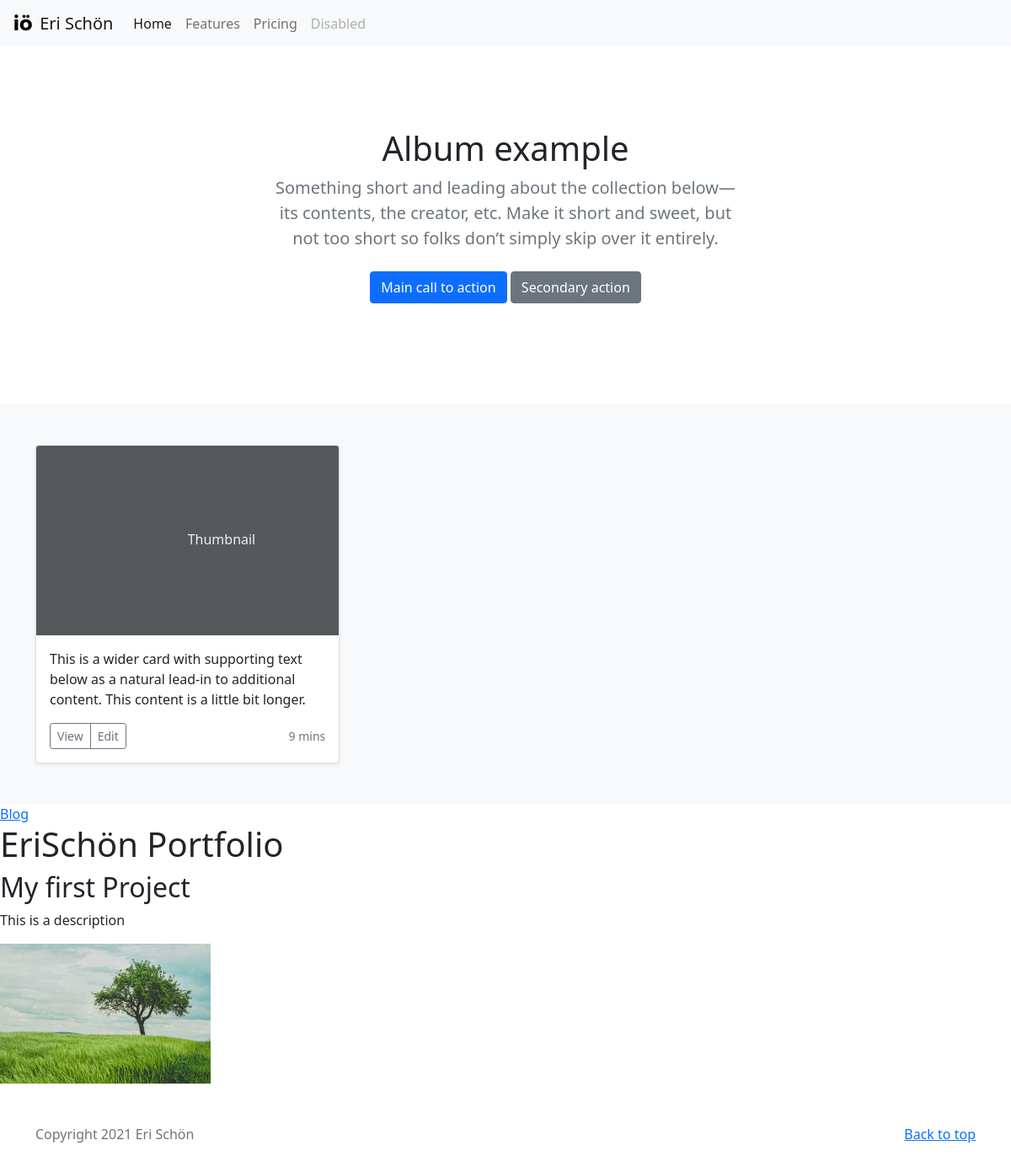
The app's page /, older data.
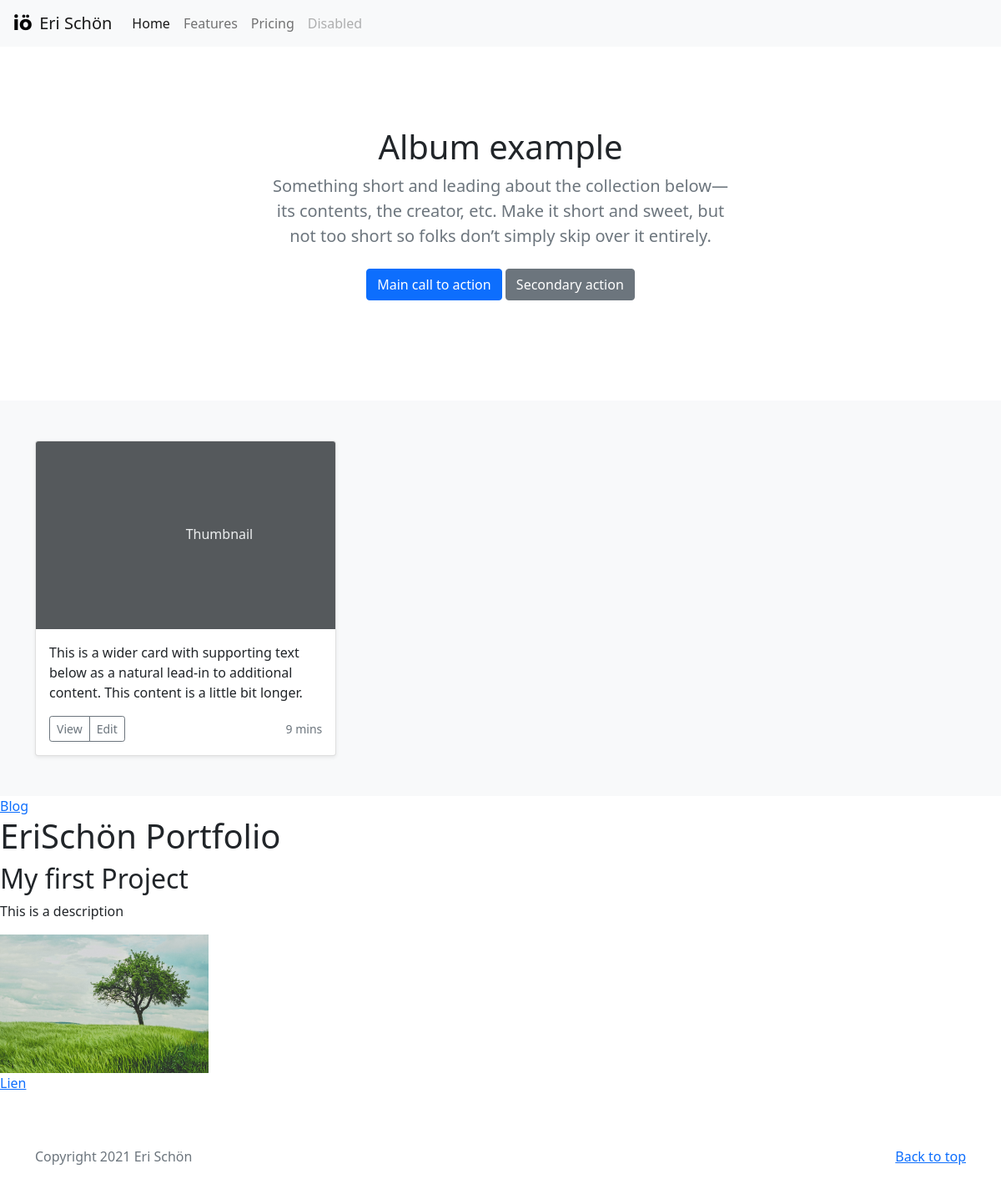
The same page, newer data.
### portfolio/models.py (models this page shows, shortened)
class Project(models.Model):
    title = models.CharField(max_length=100)
    description = models.CharField(max_length=250)
    image = models.ImageField(upload_to='portfolio/images/')
    url = models.URLField(blank=True)

### portfolio/views.py (the view)
# urls.py: 2. Add a URL to urlpatterns:  path('', views.home, name='home')
def home(request):
    projects = Project.objects.all()
    return render(request, "portfolio/home.html", {'projects': projects})

### portfolio/templates/portfolio/home.html
{% extends 'portfolio/base.html' %}
{% block content %}
{% load static %}
<main>
    <section class="py-5 text-center container">
      <div class="row py-lg-5">
        <div class="col-lg-6 col-md-8 mx-auto">
          <h1 class="fw-light">Album example</h1>
          <p class="lead text-muted">Something short and leading about the collection below—its contents, the creator, etc. Make it short and sweet, but not too short so folks don’t simply skip over it entirely.</p>
          <p>
            <a href="#" class="btn btn-primary my-2">Main call to action</a>
            <a href="#" class="btn btn-secondary my-2">Secondary action</a>
          </p>
        </div>
      </div>
    </section>
    <div class="album py-5 bg-light">
      <div class="container">
        <div class="row row-cols-1 row-cols-sm-2 row-cols-md-3 g-3">
          <div class="col">
            <div class="card shadow-sm">
              <svg class="bd-placeholder-img card-img-top" width="100%" height="225" xmlns="http://www.w3.org/2000/svg" role="img" aria-label="Placeholder: Thumbnail" preserveAspectRatio="xMidYMid slice" focusable="false"><title>Placeholder</title><rect width="100%" height="100%" fill="#55595c"/><text x="50%" y="50%" fill="#eceeef" dy=".3em">Thumbnail</text></svg>
              <div class="card-body">
                <p class="card-text">This is a wider card with supporting text below as a natural lead-in to additional content. This content is a little bit longer.</p>
                <div class="d-flex justify-content-between align-items-center">
                  <div class="btn-group">
                    <button type="button" class="btn btn-sm btn-outline-secondary">View</button>
                    <button type="button" class="btn btn-sm btn-outline-secondary">Edit</button>
                  </div>
                  <small class="text-muted">9 mins</small>
                </div>
              </div>
            </div>
          </div>
        </div>
      </div>
    </div>
  </main>
    <div class="menu">
        <a href="{% url 'blog:all_blogs' %}">Blog</a>
    </div>
    <div class="header">
        <h1>EriSchön Portfolio</h1>
    </div>
    {% for project in projects %}
    <h2>{{ project.title }}</h2>
    <p>{{ project.description }}</p>
    <img src="{{ project.image.url }}" width="250">
    {% if project.url %}
    <p><a href="{{ project.url }}">Lien</a></p>
    {% endif %}
    {% endfor %}
{% endblock %}

Row changes from the older to the newer data that the page shows:
changed Project "My first Project": now shows "Lien"
